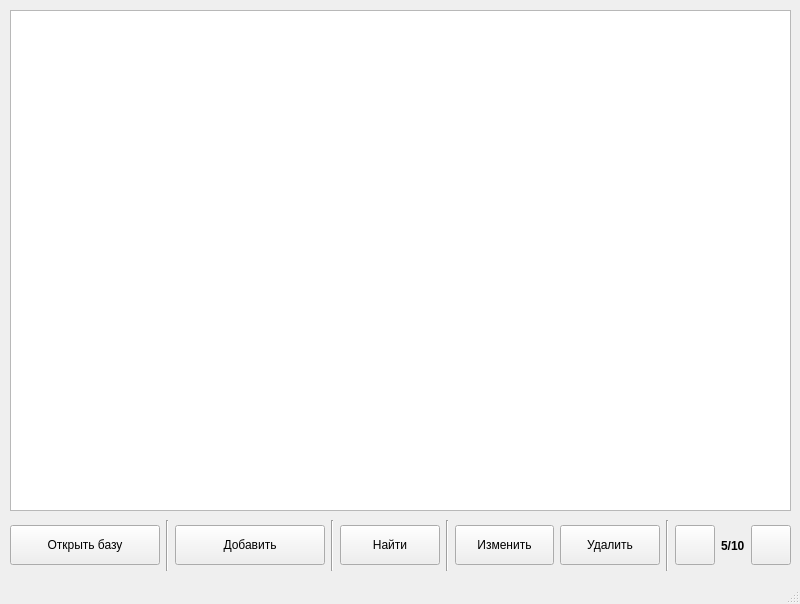
<?xml version="1.0" encoding="UTF-8"?>
<ui version="4.0">
 <class>MainWindow</class>
 <widget class="QMainWindow" name="MainWindow">
  <property name="geometry">
   <rect>
    <x>0</x>
    <y>0</y>
    <width>800</width>
    <height>604</height>
   </rect>
  </property>
  <property name="minimumSize">
   <size>
    <width>800</width>
    <height>604</height>
   </size>
  </property>
  <property name="maximumSize">
   <size>
    <width>800</width>
    <height>604</height>
   </size>
  </property>
  <property name="windowTitle">
   <string>WPass</string>
  </property>
  <property name="windowIcon">
   <iconset>
    <normaloff>icons/logo.svg</normaloff>icons/logo.svg</iconset>
  </property>
  <widget class="QWidget" name="centralwidget">
   <property name="styleSheet">
    <string notr="true"/>
   </property>
   <widget class="QTableWidget" name="pass_table">
    <property name="geometry">
     <rect>
      <x>10</x>
      <y>10</y>
      <width>781</width>
      <height>501</height>
     </rect>
    </property>
    <property name="tabletTracking">
     <bool>false</bool>
    </property>
   </widget>
   <widget class="QWidget" name="horizontalLayoutWidget_3">
    <property name="geometry">
     <rect>
      <x>10</x>
      <y>520</y>
      <width>781</width>
      <height>51</height>
     </rect>
    </property>
    <layout class="QHBoxLayout" name="horizontalLayout_3">
     <property name="bottomMargin">
      <number>0</number>
     </property>
     <item>
      <widget class="QPushButton" name="open_db_button">
       <property name="minimumSize">
        <size>
         <width>150</width>
         <height>40</height>
        </size>
       </property>
       <property name="text">
        <string>Открыть базу</string>
       </property>
       <property name="icon">
        <iconset resource="res.qrc">
         <normaloff>:/icons/icons/file.svg</normaloff>:/icons/icons/file.svg</iconset>
       </property>
      </widget>
     </item>
     <item>
      <widget class="Line" name="line_3">
       <property name="orientation">
        <enum>Qt::Vertical</enum>
       </property>
      </widget>
     </item>
     <item>
      <widget class="QPushButton" name="add_button">
       <property name="minimumSize">
        <size>
         <width>150</width>
         <height>40</height>
        </size>
       </property>
       <property name="text">
        <string>Добавить</string>
       </property>
       <property name="icon">
        <iconset resource="res.qrc">
         <normaloff>:/icons/icons/add.svg</normaloff>:/icons/icons/add.svg</iconset>
       </property>
      </widget>
     </item>
     <item>
      <widget class="Line" name="line_4">
       <property name="orientation">
        <enum>Qt::Vertical</enum>
       </property>
      </widget>
     </item>
     <item>
      <widget class="QPushButton" name="search_button">
       <property name="minimumSize">
        <size>
         <width>0</width>
         <height>40</height>
        </size>
       </property>
       <property name="text">
        <string>Найти</string>
       </property>
       <property name="icon">
        <iconset resource="res.qrc">
         <normaloff>:/icons/icons/search.svg</normaloff>:/icons/icons/search.svg</iconset>
       </property>
      </widget>
     </item>
     <item>
      <widget class="Line" name="line">
       <property name="orientation">
        <enum>Qt::Vertical</enum>
       </property>
      </widget>
     </item>
     <item>
      <widget class="QPushButton" name="edit_button">
       <property name="minimumSize">
        <size>
         <width>0</width>
         <height>40</height>
        </size>
       </property>
       <property name="text">
        <string>Изменить</string>
       </property>
       <property name="icon">
        <iconset resource="res.qrc">
         <normaloff>:/icons/icons/edit.svg</normaloff>:/icons/icons/edit.svg</iconset>
       </property>
      </widget>
     </item>
     <item>
      <widget class="QPushButton" name="delete_button">
       <property name="minimumSize">
        <size>
         <width>0</width>
         <height>40</height>
        </size>
       </property>
       <property name="text">
        <string>Удалить</string>
       </property>
       <property name="icon">
        <iconset resource="res.qrc">
         <normaloff>:/icons/icons/trash-2.svg</normaloff>:/icons/icons/trash-2.svg</iconset>
       </property>
      </widget>
     </item>
     <item>
      <widget class="Line" name="line_2">
       <property name="orientation">
        <enum>Qt::Vertical</enum>
       </property>
      </widget>
     </item>
     <item>
      <layout class="QHBoxLayout" name="horizontalLayout">
       <item>
        <widget class="QPushButton" name="prev_button">
         <property name="minimumSize">
          <size>
           <width>0</width>
           <height>40</height>
          </size>
         </property>
         <property name="text">
          <string/>
         </property>
         <property name="icon">
          <iconset resource="res.qrc">
           <normaloff>:/icons/icons/arrow-left.svg</normaloff>:/icons/icons/arrow-left.svg</iconset>
         </property>
        </widget>
       </item>
       <item>
        <widget class="QLabel" name="page_counter_label">
         <property name="font">
          <font>
           <weight>75</weight>
           <bold>true</bold>
          </font>
         </property>
         <property name="text">
          <string>5/10</string>
         </property>
        </widget>
       </item>
       <item>
        <widget class="QPushButton" name="next_button">
         <property name="minimumSize">
          <size>
           <width>0</width>
           <height>40</height>
          </size>
         </property>
         <property name="layoutDirection">
          <enum>Qt::RightToLeft</enum>
         </property>
         <property name="autoFillBackground">
          <bool>false</bool>
         </property>
         <property name="text">
          <string/>
         </property>
         <property name="icon">
          <iconset>
           <activeon>:/icons/icons/arrow-right.svg</activeon>
          </iconset>
         </property>
        </widget>
       </item>
      </layout>
     </item>
    </layout>
   </widget>
  </widget>
  <widget class="QStatusBar" name="statusBar"/>
 </widget>
 <resources>
  <include location="res.qrc"/>
 </resources>
 <connections/>
</ui>
